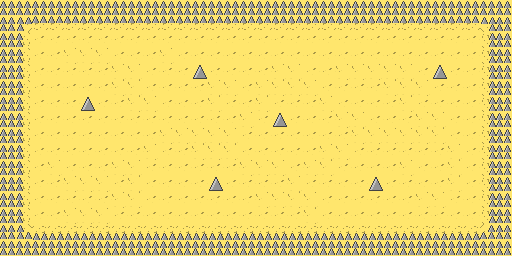

This is a level from a 2D game, rendered from its Tiled map with the project's own tilesets. A one-line summary and the map file follow, with tile-layer data summarised:
An orthogonal 32x16 tile map with 16x16 px tiles, 2 tile layers (backgroundlayer, collidelayer).

<map version="1.0" tiledversion="1.0.3" orientation="orthogonal" renderorder="right-down" width="32" height="16" tilewidth="16" tileheight="16" nextobjectid="1">
 <tileset firstgid="1" name="tileset" tilewidth="16" tileheight="16" tilecount="44" columns="11">
  <image source="tileset.png" width="176" height="64" />
 </tileset>
 <layer name="backgroundlayer" width="32" height="16">
  <data>[512 cells, 420 non-empty, 10 distinct tile ids]</data>
 </layer>
 <layer name="collidelayer" width="32" height="16">
  <data>[512 cells, 103 non-empty, 3 distinct tile ids]</data>
 </layer>
</map>
